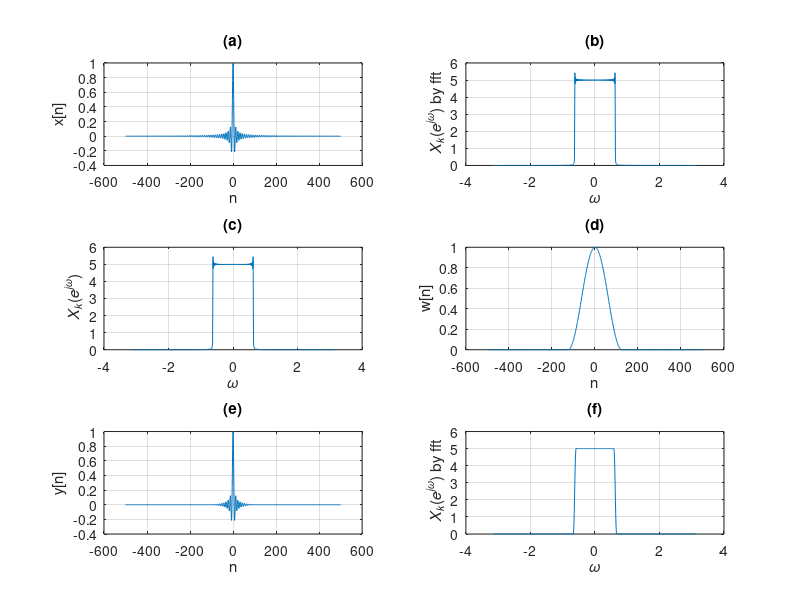

This figure's MATLAB source:
n=linspace(-100,100,1001);
n_1=linspace(-500,500,1001);
x=sinc(n);
subplot(3,2,1);
plot(n_1,x);
title('(a)');
xlabel( 'n' );
ylabel( 'x[n]' );
grid on;

s_1=linspace(-pi,pi,1001);
x_1=fft(x);
y=fftshift(x_1);
subplot(3,2,2);
plot(s_1,abs(y));
title('(b)');
xlabel( '𝜔' );
ylabel( ' 𝑋_{𝑘}(𝑒^{𝑗𝜔}) by fft' );
grid on;

y_1=zeros(1,1001);
for t=1:1001
    for k=1:1001
        y_1(t)=y_1(t)+x(k)*exp(-1i*s_1(t)*n_1(k));
    end
end
subplot(3,2,3);
plot(s_1,abs(y_1));
title('(c)');
xlabel( '𝜔' );
ylabel( ' 𝑋_{𝑘}(𝑒^{𝑗𝜔})' );
grid on;

w=zeros(1,1001);
for p=1:1001
    if abs(n(p))<=25
        w(p)=w(p)+(1/2)*(1+cos(pi*abs(n(p)/25)));
    end
end
subplot(3,2,4);
plot(n_1,w);
title('(d)');
xlabel( 'n' );
ylabel( 'w[n]' );
grid on;

u=zeros(1,1001);
for q=1:1001
    u(q)=u(q)+x(q)*w(q);
end
subplot(3,2,5);
plot(n_1,u);
title('(e)');
xlabel( 'n' );
ylabel( 'y[n]' );
grid on;

u_1=fft(u);
m=fftshift(u_1);
subplot(3,2,6);
plot(s_1,abs(m));
title('(f)');
xlabel( '𝜔' );
ylabel( ' 𝑋_{𝑘}(𝑒^{𝑗𝜔}) by fft' );
grid on;